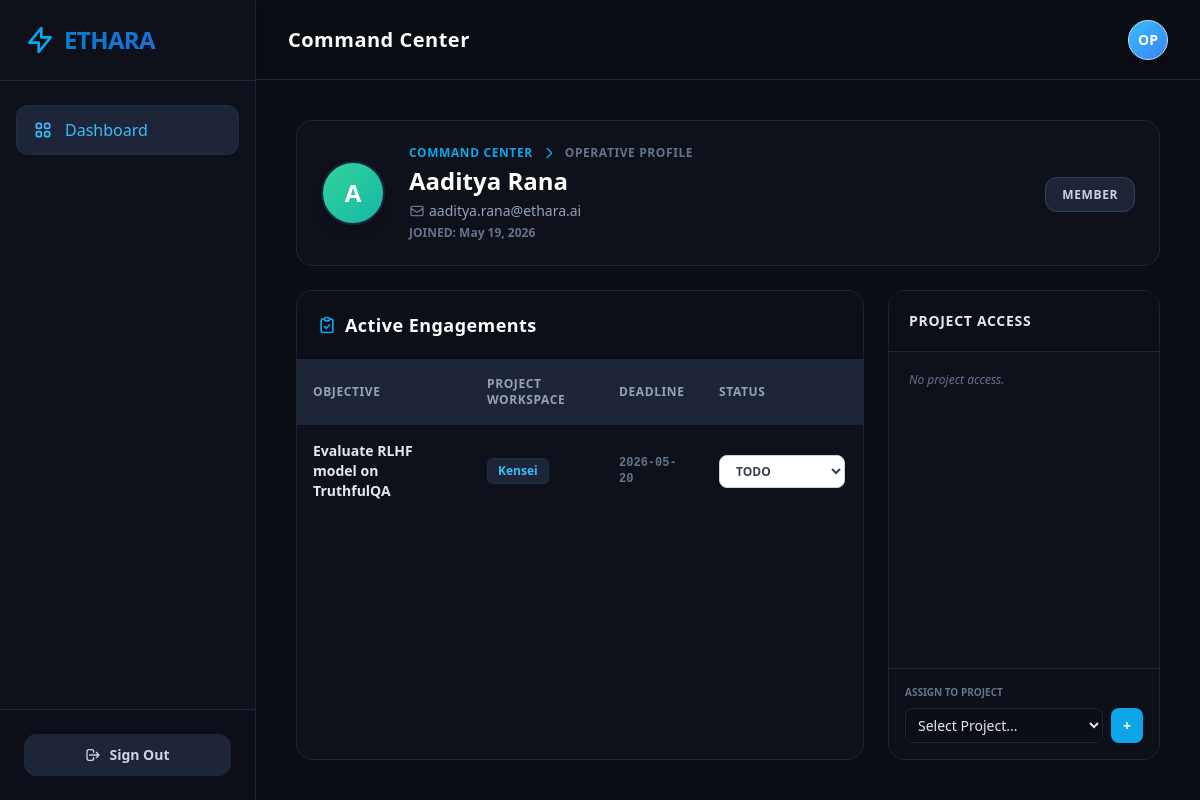
/operators/0b4f1665-e882-4a03-8e23-9c265d4de347 (signed in), run on the app's committed database.
### app/models.py (models this page shows)
class User(Base):
    __tablename__ = "users"
    id = Column(String, primary_key=True, default=generate_uuid)
    email = Column(String, unique=True, index=True, nullable=False)
    hashed_password = Column(String, nullable=False)
    role = Column(SQLEnum(RoleEnum), nullable=False, default=RoleEnum.MEMBER)
    created_at = Column(DateTime, default=datetime.datetime.utcnow)
    projects_owned = relationship("Project", back_populates="owner")
    tasks_assigned = relationship("Task", back_populates="assignee")
    project_memberships = relationship("ProjectMember", back_populates="user", cascade="all, delete-orphan")

class Task(Base):
    __tablename__ = "tasks"
    id = Column(String, primary_key=True, default=generate_uuid)
    title = Column(String, nullable=False)
    status = Column(SQLEnum(StatusEnum), nullable=False, default=StatusEnum.TODO)
    due_date = Column(String)
    project_id = Column(String, ForeignKey("projects.id"))
    assignee_id = Column(String, ForeignKey("users.id"))
    task_type = Column(String(50), default="human_hitl")
    compute_estimated_tokens = Column(Integer, default=0)
    processing_logs = Column(JSON, default=list)
    project = relationship("Project", back_populates="tasks")
    assignee = relationship("User", back_populates="tasks_assigned")

class Project(Base):
    __tablename__ = "projects"
    id = Column(String, primary_key=True, default=generate_uuid)
    name = Column(String, nullable=False)
    description = Column(String)
    pinned_note = Column(String, nullable=True)
    owner_id = Column(String, ForeignKey("users.id"))
    created_at = Column(DateTime, default=datetime.datetime.utcnow)
    owner = relationship("User", back_populates="projects_owned")
    tasks = relationship("Task", back_populates="project", cascade="all, delete-orphan")
    members = relationship("ProjectMember", back_populates="project", cascade="all, delete-orphan")
    telemetry = relationship("PlatformTelemetry", back_populates="project", cascade="all, delete-orphan")

### app/main.py (the view)
@app.get("/operators/{operator_id}")
def operator_profile(request: Request, operator_id: str, db: Session = Depends(get_db), user: User = Depends(get_current_user)):
    operator = db.query(User).filter(User.id == operator_id).first()
    all_projects = db.query(Project).all()
    return templates.TemplateResponse(request=request, name="operator_profile.html", context={"request": request, "user": user, "operator": operator, "all_projects": all_projects})

### templates/operator_profile.html (shortened to what this page needs)
{% extends "base.html" %}
{% block content %}
<div class="flex flex-col h-full gap-6 relative z-10">
    <div class="flex justify-between items-center bg-[#0F111A] border border-[#1E2538] p-6 rounded-2xl shadow-sm shrink-0">
        <div class="flex items-center">
            {% set colors = ['from-red-500 to-rose-600', 'from-amber-400 to-orange-500', 'from-emerald-400 to-teal-500', 'from-blue-500 to-indigo-600', 'from-violet-500 to-purple-600'] %}
            {% set color = colors[operator.email|length % 5] %}
            <div class="w-16 h-16 rounded-full bg-gradient-to-br {{ color }} flex items-center justify-center text-2xl mr-6 text-white font-black shadow-lg border-2 border-[#1E2538]">
                {{ operator.email[0]|upper }}
            </div>
            <div>
                <div class="flex items-center text-sky-500 mb-1">
                    <a href="/dashboard" class="text-xs font-bold uppercase tracking-wider hover:text-sky-400 transition-colors">Command Center</a>
                    <svg class="w-4 h-4 mx-2" fill="none" stroke="currentColor" viewBox="0 0 24 24"><path stroke-linecap="round" stroke-linejoin="round" stroke-width="2" d="M9 5l7 7-7 7"></path></svg>
                    <span class="text-xs font-bold uppercase tracking-wider text-slate-500">Operative Profile</span>
                </div>
                <h1 class="text-2xl font-black text-white">{{ operator.email.split('@')[0] | replace('.', ' ') | title }}</h1>
                <p class="text-slate-400 text-sm mt-1 flex items-center">
                    <svg class="w-4 h-4 mr-1 text-slate-500" fill="none" stroke="currentColor" viewBox="0 0 24 24"><path stroke-linecap="round" stroke-linejoin="round" stroke-width="2" d="M3 8l7.89 5.26a2 2 0 002.22 0L21 8M5 19h14a2 2 0 002-2V7a2 2 0 00-2-2H5a2 2 0 00-2 2v10a2 2 0 002 2z"></path></svg>
                    {{ operator.email }}
                </p>
                <p class="text-slate-500 text-xs mt-1 font-bold">
                    JOINED: {{ operator.created_at.strftime('%b %d, %Y') if operator.created_at else 'Legacy' }}
                </p>
            </div>
        </div>
        <div>
            <span class="px-4 py-2 rounded-xl text-xs font-bold uppercase tracking-wider bg-[#1E2538] text-slate-300 border border-slate-700">
                {{ operator.role.value }}
            </span>
        </div>
    </div>
    <div class="grid grid-cols-1 lg:grid-cols-3 gap-6 flex-1 min-h-0">
        <div class="lg:col-span-2 bg-[#0F111A] border border-[#1E2538] rounded-2xl shadow-sm flex flex-col min-h-0 overflow-hidden">
            <div class="p-5 border-b border-[#1E2538] bg-[#0B0E14]/50 flex justify-between items-center">
                <h2 class="text-lg font-bold text-white flex items-center tracking-wide">
                    Active Engagements
                </h2>
            </div>
            <div class="flex-1 overflow-y-auto custom-scrollbar p-0">
                <table class="w-full text-left border-collapse min-w-[500px]">
                    <thead class="bg-[#1E2538] sticky top-0 z-10 shadow-sm">
                        <tr class="text-slate-400 text-xs uppercase tracking-wider font-bold">
                            <th class="p-4 border-b border-[#1E2538]">Objective</th>
                            <th class="p-4 border-b border-[#1E2538]">Project Workspace</th>
                            <th class="p-4 border-b border-[#1E2538]">Deadline</th>
                            <th class="p-4 border-b border-[#1E2538] w-40">Status</th>
                        </tr>
                    </thead>
                    <tbody class="divide-y divide-[#1E2538]">
                        {% for task in operator.tasks_assigned %}
                        <tr class="hover:bg-[#1E2538]/50 transition-colors group">
                            <td class="p-4 text-sm font-semibold text-slate-200">{{ task.title }}</td>
                            <td class="p-4 text-sm">
                                <a href="/projects/{{ task.project.id if task.project else '#' }}" class="inline-flex items-center px-2.5 py-1 rounded-md text-xs font-bold bg-[#1E2538] text-sky-400 border border-sky-900/30 hover:bg-slate-800 transition-colors">
                                    {{ task.project.name if task.project else 'N/A' }}
                                </a>
                            </td>
                            <td class="p-4 text-sm text-slate-500 font-mono text-xs font-semibold">
                                {{ task.due_date if task.due_date else '---' }}
                            </td>
                            <td class="p-4 text-sm">
                                {% include 'partials/task_status.html' %}
                            </td>
                        </tr>
                        {% endfor %}
                    </tbody>
                </table>
            </div>
        </div>
        <div class="flex flex-col gap-6">
            <div class="bg-[#0F111A] border border-[#1E2538] rounded-2xl shadow-sm flex flex-col flex-1 min-h-0">
                <div class="p-5 border-b border-[#1E2538] bg-[#0B0E14]/50 flex justify-between items-center">
                    <h2 class="text-sm font-bold text-slate-200 uppercase tracking-wider">Project Access</h2>
                </div>
                <div class="p-5 flex-1 overflow-y-auto custom-scrollbar">
                    <ul class="space-y-3">
                        {% if not operator.project_memberships %}
                        <li class="text-xs text-slate-500 italic">No project access.</li>
                        {% endif %}
                    </ul>
                </div>
                {% if user.role.value == 'ADMIN' %}
                <div class="p-4 border-t border-[#1E2538] bg-[#0B0E14]/30">
                    <form hx-post="/api/projects/assignment/members" hx-swap="none" hx-on::after-request="location.reload()" class="flex flex-col gap-2">
                        <label class="text-[10px] font-bold text-slate-500 uppercase">Assign to Project</label>
                        <div class="flex gap-2">
                            <select name="project_id" required class="flex-1 bg-[#0B0E14] border border-[#1E2538] rounded-lg px-2 py-1.5 text-sm text-slate-200 focus:border-sky-500 transition-colors">
                                <option value="">Select Project...</option>
                            </select>
                            <button type="button" onclick="const p = this.previousElementSibling.value; if(p) { fetch('/api/projects/'+p+'/members', {method: 'POST', headers:{'Content-Type': 'application/x-www-form-urlencoded'}, body: 'user_id={{ operator.id }}'}).then(()=>location.reload()) }" class="bg-sky-500 hover:bg-sky-400 text-white font-bold py-1.5 px-3 rounded-lg text-sm transition-colors">+</button>
                        </div>
                    </form>
                </div>
                {% endif %}
            </div>
        </div>
    </div>
</div>
{% endblock %}

### templates/partials/task_status.html (shortened to what this page needs)
<select name="status"
    hx-patch="/api/tasks/{{ task.id }}/status"
    hx-swap="outerHTML"
    class="bg-white border border-slate-300 rounded-lg px-3 py-1.5 text-xs font-bold text-slate-700 focus:outline-none focus:ring-1 focus:ring-sky-500 cursor-pointer shadow-sm transition-all
           {% if task.status.value == 'TODO' %}text-slate-500 bg-slate-50
           {% elif task.status.value == 'IN_PROGRESS' %}text-sky-700 bg-sky-50 border-sky-300
           {% else %}text-emerald-700 bg-emerald-50 border-emerald-300{% endif %}">
    <option value="TODO" {% if task.status.value == 'TODO' %}selected{% endif %} class="text-slate-600 bg-white">TODO</option>
</select>

### templates/base.html (style rules this page uses)
body { font-family: 'Inter', sans-serif; background: #f8fafc; }
.custom-scrollbar { overflow-y: auto; overflow-x: auto; }

### data on the page
User: email "A", email.split "Aaditya Rana", email "aaditya.rana@ethara.ai", created_at "May 19, 2026", role.value "MEMBER"
Task: title "Evaluate RLHF model on TruthfulQA", project "Kensei", due_date "2026-05-20", status "TODO"
